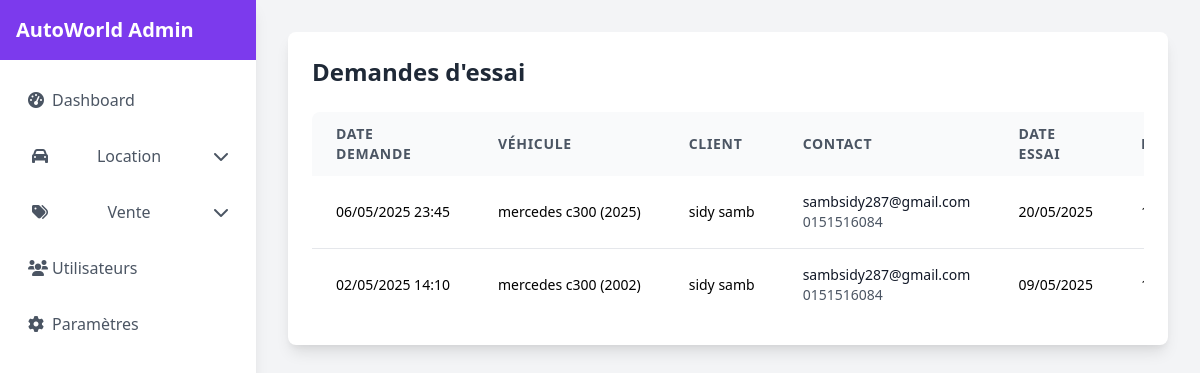
Screenshot of /admin/demandes-essais.php (signed in) with the database file from the repository.
### tables this page shows
CREATE TABLE IF NOT EXISTS `demandes_essai` (
  `id` int NOT NULL AUTO_INCREMENT,
  `vehicule_id` int DEFAULT NULL,
  `date_essai` date DEFAULT NULL,
  `heure_essai` time DEFAULT NULL,
  `nom` varchar(100) DEFAULT NULL,
  `email` varchar(100) DEFAULT NULL,
  `telephone` varchar(20) DEFAULT NULL,
  `message` text,
  `date_demande` datetime DEFAULT NULL,
  `statut` enum('en_attente','confirmé','annulé') DEFAULT 'en_attente',
  PRIMARY KEY (`id`),
  KEY `vehicule_id` (`vehicule_id`)
);

CREATE TABLE IF NOT EXISTS `vendre` (
  `id` int NOT NULL AUTO_INCREMENT,
  `marque` varchar(100) NOT NULL,
  `modele` varchar(100) NOT NULL,
  `annee` int NOT NULL,
  `kilometrage` int NOT NULL,
  `prix` decimal(10,2) NOT NULL,
  `prix_negociable` tinyint(1) DEFAULT '0',
  `carburant` varchar(50) NOT NULL,
  `transmission` varchar(50) NOT NULL,
  `description` text,
  `image_ext` varchar(10) DEFAULT 'jpg',
  `places` int NOT NULL,
  `couleur` varchar(50) NOT NULL,
  `disponible` tinyint(1) DEFAULT '1',
  `date_ajout` timestamp NULL DEFAULT CURRENT_TIMESTAMP,
  PRIMARY KEY (`id`)
);

### admin/demandes-essais.php (the view, shortened to what this page needs)
<?php
require_once 'cnx.php';
$sql = "SELECT de.*, v.marque, v.modele, v.annee
        FROM demandes_essai de
        JOIN vendre v ON de.vehicule_id = v.id
        ORDER BY de.date_demande DESC";
$stmt = $conn->prepare($sql);
$stmt->execute();
$demandes = $stmt->fetchAll();
?>
<!DOCTYPE html>
<html lang="fr">
<head>
    <link href="https://cdn.jsdelivr.net/npm/tailwindcss@2.2.19/dist/tailwind.min.css" rel="stylesheet">
    <link rel="stylesheet" href="https://cdnjs.cloudflare.com/ajax/libs/font-awesome/6.0.0/css/all.min.css">
</head>
<body class="bg-gray-100">
    <div class="fixed inset-y-0 left-0 w-64 bg-white shadow-lg">
        <div class="flex flex-col h-full">
            <div class="p-4 bg-purple-600">
                <h2 class="text-white text-xl font-bold">AutoWorld Admin</h2>
            </div>
            <nav class="flex-1 p-4 space-y-2">
                <a href="dashboard.php" class="flex items-center p-3 text-gray-600 hover:bg-gray-100 rounded-lg">
                    <i class="fas fa-tachometer-alt w-6"></i>
                    <span>Dashboard</span>
                </a>
                <div class="relative dropdown-menu">
                    <button class="w-full flex items-center p-3 text-gray-600 hover:bg-gray-100 rounded-lg dropdown-toggle">
                        <i class="fas fa-car w-6"></i>
                        <span class="flex-1">Location</span>
                        <i class="fas fa-chevron-down ml-2 transition-transform duration-200"></i>
                    </button>
                </div>
                <div class="relative dropdown-menu">
                    <button class="w-full flex items-center p-3 text-gray-600 hover:bg-gray-100 rounded-lg dropdown-toggle">
                        <i class="fas fa-tags w-6"></i>
                        <span class="flex-1">Vente</span>
                        <i class="fas fa-chevron-down ml-2 transition-transform duration-200"></i>
                    </button>
                </div>
                <a href="users.php" class="flex items-center p-3 text-gray-600 hover:bg-gray-100 rounded-lg">
                    <i class="fas fa-users w-6"></i>
                    <span>Utilisateurs</span>
                </a>
                <a href="settings.php" class="flex items-center p-3 text-gray-600 hover:bg-gray-100 rounded-lg">
                    <i class="fas fa-cog w-6"></i>
                    <span>Paramètres</span>
                </a>
            </nav>
        </div>
    </div>
    <div class="ml-64 p-8">
        <div class="bg-white rounded-lg shadow-lg p-6">
                    <div class="flex justify-between items-center mb-6">
                        <h1 class="text-2xl font-semibold text-gray-800">Demandes d'essai</h1>
                    </div>
                    <div class="overflow-x-auto">
                        <table class="min-w-full bg-white rounded-lg overflow-hidden">
                            <thead class="bg-gray-50">
                                <tr class="text-left text-gray-600 text-sm uppercase tracking-wider">
                                            <th class="px-6 py-3">Date demande</th>
                                            <th class="px-6 py-3">Véhicule</th>
                                            <th class="px-6 py-3">Client</th>
                                            <th class="px-6 py-3">Contact</th>
                                            <th class="px-6 py-3">Date essai</th>
                                            <th class="px-6 py-3">Heure</th>
                                        </tr>
                                    </thead>
                            <tbody class="divide-y divide-gray-200">
                                <?php foreach($demandes as $demande): ?>
                                    <tr class="hover:bg-gray-50">
                                        <td class="px-6 py-4 whitespace-nowrap text-sm"><?php echo date('d/m/Y H:i', strtotime($demande['date_demande'])); ?></td>
                                        <td class="px-6 py-4 whitespace-nowrap text-sm font-medium">
                                            <?php echo htmlspecialchars($demande['marque'] . ' ' . $demande['modele'] . ' (' . $demande['annee'] . ')'); ?>
                                        </td>
                                        <td class="px-6 py-4 whitespace-nowrap text-sm"><?php echo htmlspecialchars($demande['nom']); ?></td>
                                        <td class="px-6 py-4 whitespace-nowrap text-sm">
                                            <div class="text-gray-900"><?php echo htmlspecialchars($demande['email']); ?></div>
                                            <div class="text-gray-600"><?php echo htmlspecialchars($demande['telephone']); ?></div>
                                        </td>
                                        <td class="px-6 py-4 whitespace-nowrap text-sm"><?php echo date('d/m/Y', strtotime($demande['date_essai'])); ?></td>
                                        <td class="px-6 py-4 whitespace-nowrap text-sm"><?php echo date('H:i', strtotime($demande['heure_essai'])); ?></td>
                                            </tr>
                                        <?php endforeach; ?>
                                    </tbody>
                                </table>
                            </div>
                        </div>
                    </div>
</body>
</html>

### rows the page displays
demandes_essai: date_demande "06/05/2025 23:45", vendre.marque+modele+annee "mercedes c300 (2025)", nom "sidy samb", email "sambsidy287@gmail.com", telephone "0151516084", date_essai "20/05/2025"
demandes_essai: date_demande "02/05/2025 14:10", vendre.marque+modele+annee "mercedes c300 (2002)", nom "sidy samb", email "sambsidy287@gmail.com", telephone "0151516084", date_essai "09/05/2025"
